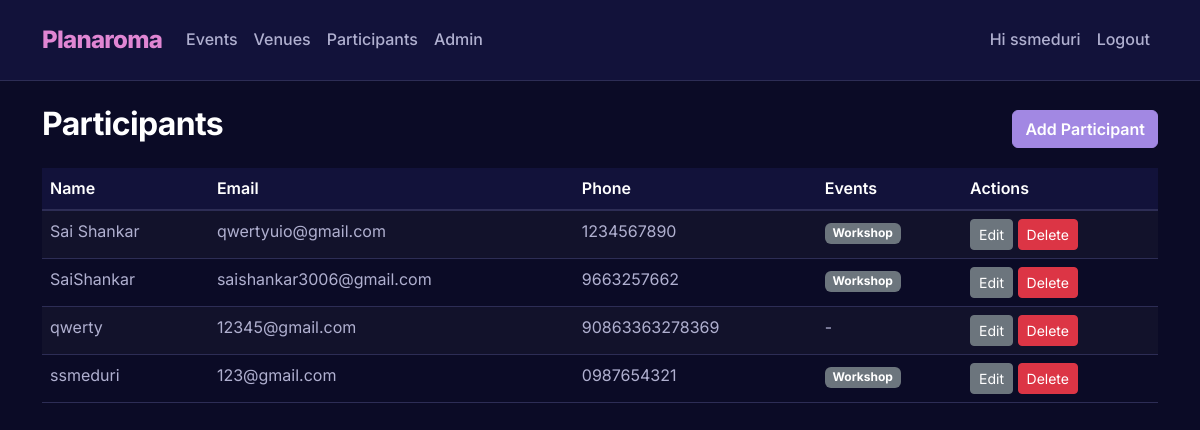
Page /participants (signed in) on the committed database.
### app/models.py (models this page shows, shortened)
class User(UserMixin, db.Model):
    __tablename__ = 'user'
    id = db.Column(db.Integer, primary_key=True)
    username = db.Column(db.String(80), unique=True, nullable=False)
    password_hash = db.Column(db.String(200), nullable=False)
    role = db.Column(db.String(20), nullable=False, default='viewer')  # admin, staff, viewer

class Participant(db.Model):
    __tablename__ = 'participant'
    id = db.Column(db.Integer, primary_key=True)
    name = db.Column(db.String(150), nullable=False)
    email = db.Column(db.String(200), nullable=True)
    phone = db.Column(db.String(50), nullable=True)
    notes = db.Column(db.Text, nullable=True)  # added notes column
    event_assoc = db.relationship('EventParticipant', back_populates='participant', cascade='all, delete-orphan')
    events = db.relationship(
        'Event',
        secondary='event_participants',
        back_populates='participants',
        overlaps="participant_assoc,event_assoc"
    )

class Event(db.Model):
    __tablename__ = 'event'
    id = db.Column(db.Integer, primary_key=True)
    title = db.Column(db.String(120), nullable=False)
    description = db.Column(db.Text)
    date = db.Column(db.Date, nullable=False)
    start_time = db.Column(db.Time, nullable=False)
    end_time = db.Column(db.Time, nullable=False)
    venue_id = db.Column(db.Integer, db.ForeignKey('venue.id'), nullable=False)
    participant_assoc = db.relationship('EventParticipant', back_populates='event', cascade='all, delete-orphan')
    participants = db.relationship(
        'Participant',
        secondary='event_participants',
        back_populates='events',
        overlaps="participant_assoc,event_assoc"
    )

### app/routes.py (the view)
@main_bp.route('/participants')
@login_required
def list_participants():
    participants = Participant.query.order_by(Participant.name).all()
    return render_template('participants/list.html', participants=participants)

### app/__init__.py (called while the page is built)
def create_app():
    app = Flask(__name__, static_folder='static', template_folder='templates')
    app.config.from_object(Config)
    db.init_app(app)
    login_manager.init_app(app)
    from .models import User
    @login_manager.user_loader
    def load_user(user_id):
        return User.query.get(int(user_id))
    from .routes import main_bp
    from .auth import auth_bp
    app.register_blueprint(main_bp)
    app.register_blueprint(auth_bp)
    return app

### app/templates/participants/list.html
{% extends 'base.html' %}
{% block content %}
<div class="d-flex justify-content-between align-items-center mb-3">
  <h2>Participants</h2>
  <a class="btn btn-primary" href="{{ url_for('main.add_participant') }}">Add Participant</a>
</div>
<table class="table table-striped">
  <thead><tr><th>Name</th><th>Email</th><th>Phone</th><th>Events</th><th>Actions</th></tr></thead>
  <tbody>
    {% for p in participants %}
    <tr>
      <td>{{ p.name }}</td>
      <td>{{ p.email or '-' }}</td>
      <td>{{ p.phone or '-' }}</td>
      <td>
        {% if p.events %}
          {% for e in p.events %}
            <span class="badge bg-secondary">{{ e.title }}</span>
          {% endfor %}
        {% else %}
          -
        {% endif %}
      </td>
      <td>
        <a class="btn btn-sm btn-secondary" href="{{ url_for('main.edit_participant', pid=p.id) }}">Edit</a>
        <form method="POST" action="{{ url_for('main.delete_participant', pid=p.id) }}" style="display:inline-block" onsubmit="return confirm('Delete participant?');">
          <button class="btn btn-sm btn-danger">Delete</button>
        </form>
      </td>
    </tr>
    {% else %}
    <tr><td colspan="5" class="text-center">No participants found.</td></tr>
    {% endfor %}
  </tbody>
</table>
{% endblock %}

### app/templates/base.html (shortened to what this page needs)
<!doctype html>
<html lang="en">
<head>
    <link href="https://cdn.jsdelivr.net/npm/bootstrap@5.3.2/dist/css/bootstrap.min.css" rel="stylesheet">
    <link href="{{ url_for('static', filename='style.css') }}" rel="stylesheet">
</head>
<body>
<nav class="navbar navbar-expand-lg navbar-light bg-light mb-4">
  <div class="container">
    <a class="navbar-brand" href="{{ url_for('main.dashboard') }}">
        Planaroma
    </a>
    <div class="collapse navbar-collapse" id="navbarNav">
      <ul class="navbar-nav me-auto">
        <li class="nav-item">
          <a class="nav-link" href="{{ url_for('main.list_events') }}">Events</a>
        </li>
        <li class="nav-item">
          <a class="nav-link" href="{{ url_for('main.list_venues') }}">Venues</a>
        </li>
        <li class="nav-item">
          <a class="nav-link" href="{{ url_for('main.list_participants') }}">Participants</a>
        </li>
        {% if current_user.is_authenticated and current_user.role == 'admin' %}
        <li class="nav-item">
        <a class="nav-link" href="{{ url_for('main.admin_list_users') }}">Admin</a>
         </li>
{% endif %}
      </ul>
      <ul class="navbar-nav ms-auto">
        {% if current_user.is_authenticated %}
          <li class="nav-item">
            <a class="nav-link">Hi {{ current_user.username }}</a>
          </li>
          <li class="nav-item">
            <a class="nav-link" href="{{ url_for('auth.logout') }}">Logout</a>
          </li>
        {% else %}
          <li class="nav-item">
            <a class="nav-link" href="{{ url_for('auth.login') }}">Login</a>
          </li>
        {% endif %}
      </ul>
    </div>
  </div>
</nav>
<div class="container">
    {% block content %}{% endblock %}
</div>
</body>
</html>

### app/static/style.css (style rules this page uses)
:root { --bg-primary: #0B0B26; --card-surface: #12123A; --text-primary: #FFFFFF; --text-secondary: #B0B0D0; --accent-pink: #E086D3; --accent-purple: #A288E3; --border-color: #2D2D55; --border-radius: 12px; --font-family: 'Inter', sans-serif; }
body { background-color: var(--bg-primary); color: var(--text-secondary); font-family: var(--font-family); line-height: 1.6; }
h1, h2, h3, h4, h5, h6 { color: var(--text-primary); font-weight: 700; letter-spacing: -0.02em; }
a { color: var(--accent-purple); text-decoration: none; transition: color 0.2s ease; }
.navbar { background-color: var(--card-surface) !important; border-bottom: 1px solid var(--border-color); padding: 1rem 0; }
.navbar-brand { color: var(--accent-pink) !important; font-weight: 800; font-size: 1.5rem; letter-spacing: -0.03em; }
.nav-link { color: var(--text-secondary) !important; font-weight: 500; }
.btn-primary { background-color: var(--accent-purple); border-color: var(--accent-purple); color: #fff; font-weight: 600; }
.table { color: var(--text-secondary); border-color: var(--border-color); }
.table thead th { background-color: var(--card-surface); color: var(--text-primary); border-bottom: 2px solid var(--border-color); font-weight: 600; }
.table td, .table th { border-color: var(--border-color); }
.table-striped > tbody > tr:nth-of-type(odd) > * { background-color: rgba(255, 255, 255, 0.03); color: var(--text-secondary); }
.table-striped > tbody > tr:nth-of-type(even) > * { background-color: transparent; color: var(--text-secondary); }

### rows in the picture
User: username "ssmeduri"
Participant: name "Sai Shankar", email "qwertyuio@gmail.com", phone "1234567890"
Event: title "Workshop"
Participant: name "SaiShankar", email "saishankar3006@gmail.com", phone "9663257662"
Participant: name "qwerty", email "12345@gmail.com", phone "90863363278369"
Participant: name "ssmeduri", email "123@gmail.com", phone "0987654321"
